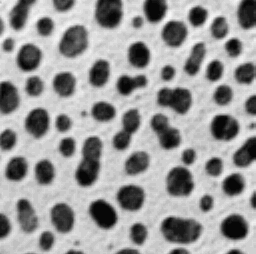
%> input picture PCA/pic1.png, 256 x 254 px
$ octave Otsu.m   (GNU Octave 9; MATLAB toolbox functions it lacks are replaced by stand-ins)
%> lines starting %> are read from the running program, lines starting %| are printed output that depends on the picture; in (x1, y1, x2, y2) boxes, pixels count from 0 and x2, y2 are one past the last pixel; in counts of white or black regions, pixels touching at a corner belong together; the program's own positions count from 1
ni = zeros(256,1); % 灰度为i的像素数 0-255
% I1=imread('pic2.png');
% grayI1 = I1;
I1=imread('pic1.png');
%> I1 is the input picture: size 254x256x3 uint8; min 7, max 247, mean 151.7
grayI1 = rgb2gray(I1);

imagesc(grayI1,[0,255])
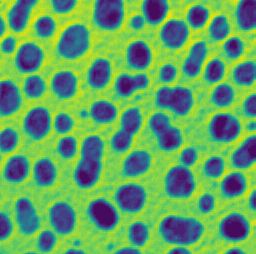
%> displayed picture: size 254x256x3, on the screen's scale of 0 to 255; mean R, G, B 96.8, 160.4, 99.9
outI = uint8(zeros(size(grayI1,1),size(grayI1,2)));
N = size(grayI1,1)*size(grayI1,2);
%> N = 65024
for i=1: size(grayI1,1)
    for j=1:size(grayI1,2)
        ni(grayI1(i,j))=ni(grayI1(i,j))+1;
    end
end
%> after the loop, ni = 256 values, max 10396 at index 207, min 0 at index 1, mean 254
pi=ni/N;
%> pi = 256 values, max 0.16 at index 207, min 0 at index 1, mean 0.00391
deltaB = zeros(256,1);
for k=0:255
   mu1=0;
   mu2=0;
   w1=0;
   for t=0:k
       mu1 = mu1 + t*pi(t+1,1); %mu1 = mu1 + t*pi(t,1);
       w1 = w1+pi(t+1,1);
   end
   for t2=k+1:255
       mu2 = mu2 + t*pi(t2+1,1); %mu2 = mu2 + t2*pi(t2,1);
   end
   mu = mu1+mu2;
   w2 = 1-w1;
   mu1 = mu1/w1;
   mu2 = mu2/w2;
   deltaB(k+1,1)=w1*(mu1-mu)^2+w2*(mu2-mu)^2;
end
%> this loop made 256 passes
%> (mu, w2, mu1) on passes 1 to 3: (0, 1, NaN), (1, 1, NaN), (2, 1, NaN)
[value,index] = max(deltaB);
%> value = 2588.2; index = 190
for i=1: size(grayI1,1)
    for j=1:size(grayI1,2)
        if(grayI1(i,j)>index)
            outI(i,j)=255;
        end
    end
end
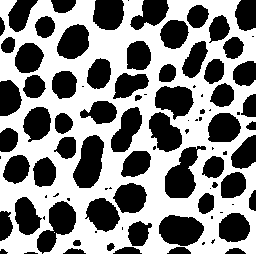
%> outI: size 254x256 uint8; 53% white; 95 black regions (30 under 20 px), largest, box (x1, y1, x2, y2) and area: (165, 146, 206, 198) 1137, (73, 135, 104, 188) 1127, (159, 215, 204, 246) 1072

subplot(2,2,1);imshow(uint8(grayI1));title('原始图片')
subplot(2,2,3);imshow(outI);title('Otsu分割后的二进制图片')
subplot(2,2,2);stem(0:255,ni);title('灰度分布')
filter=[1 1 1 1 1 %对高斯躁声算术均值滤波
1 1 1 1 1
1 1 1 1 1
1 1 1 1 1];
filter=filter/25;
h=conv2(double(outI),filter);
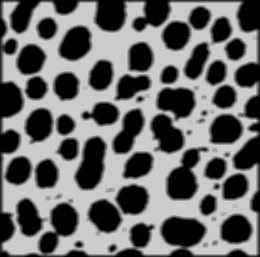
%> h: size 257x260 double; min 0, max 204, mean 105.3
subplot(2,2,4);imshow(h);title('5*5均值滤波后的结果')
%> after `imshow(h)`:
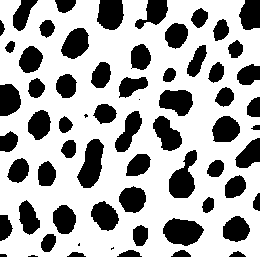
%> displayed picture: size 257x260, on the screen's scale of 0 to 255; 68.1% white; 65 black regions (5 under 20 px), largest, box (x1, y1, x2, y2) and area: (77, 139, 104, 188) 831, (163, 218, 204, 246) 821, (169, 150, 197, 198) 786
%> after `title('5*5均值滤波后的结果')`:
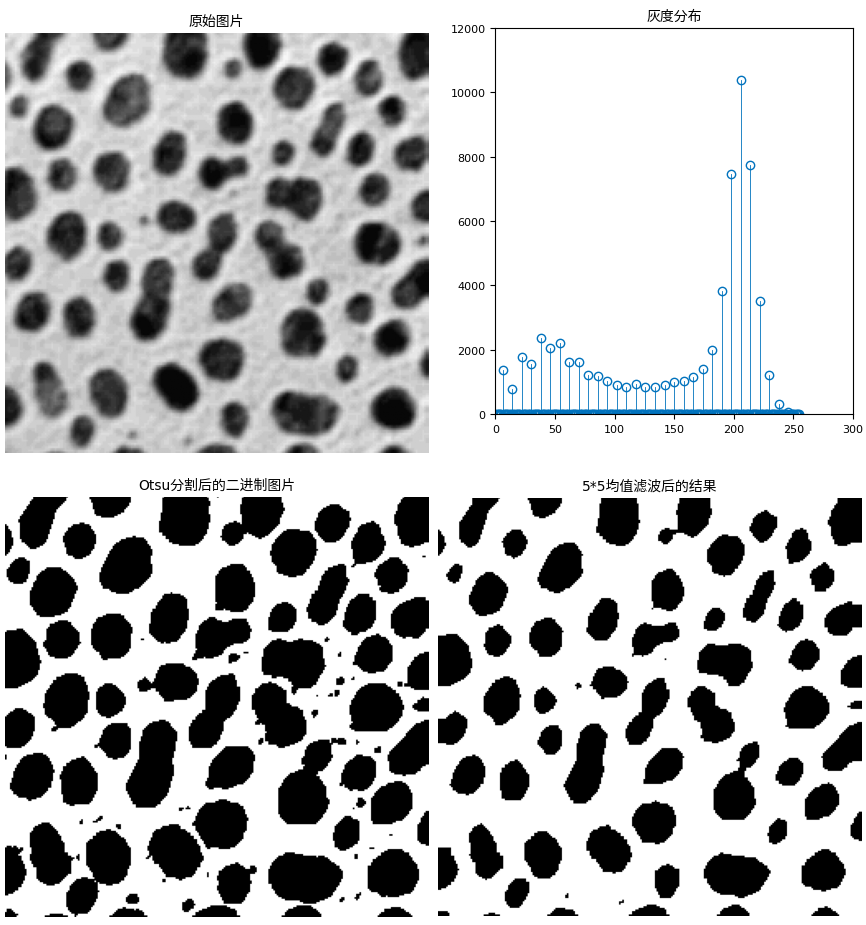
%> figure redrawn from the program's plot data, 4 panels
